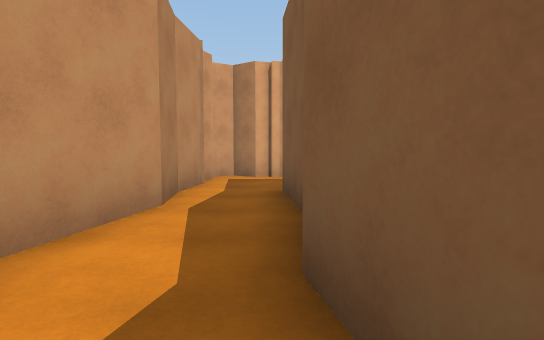
view 1 (above)

18 first-person views from a walk through a scene from a Unity 3-D project. The camera is 1.3 m above the floor, tilts 4° down and sees 80° across. The floor is counted in squares, 2 m on a side. Each view is taken from the middle of a square. On the plan, view 1 faces up. The plan holds only what a view shows up to about 10 squares ahead; the rest is blank. The player is left out. Surface patterns are stand-ins for the level's own textures.

view 2
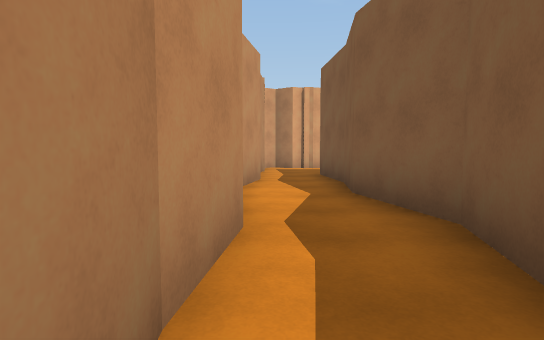

view 3
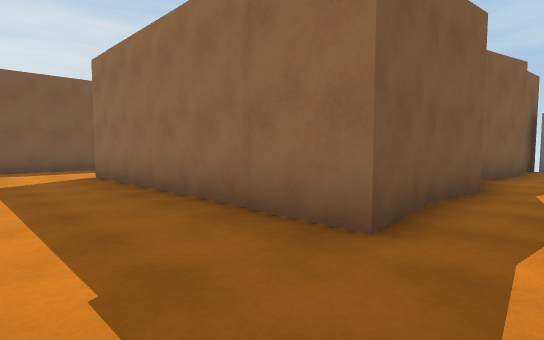

view 4
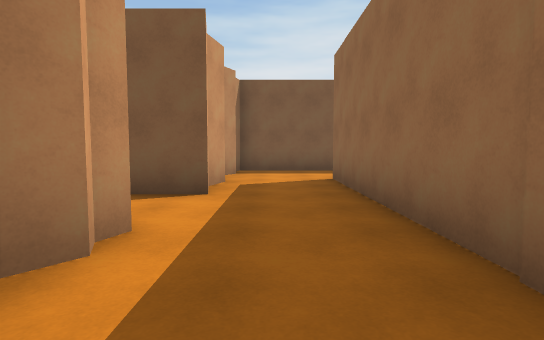

view 5
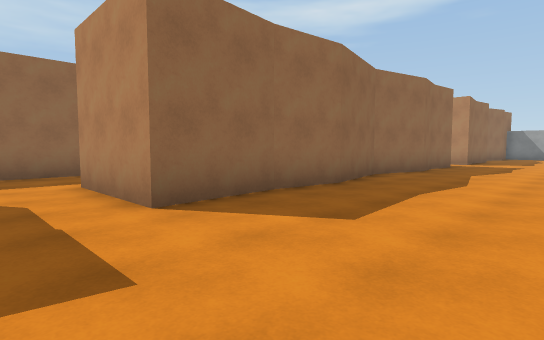

view 6
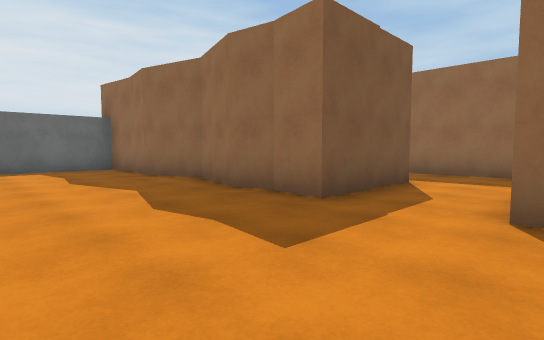

view 7
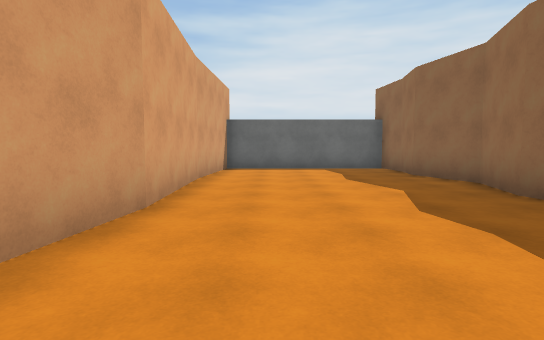

view 8
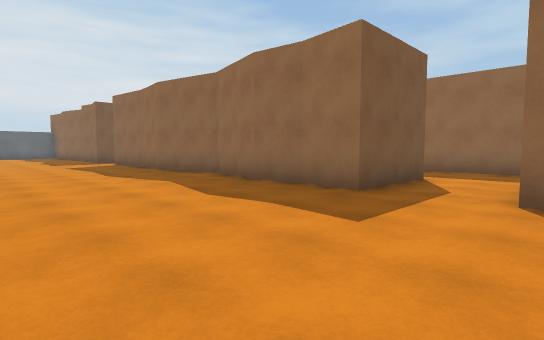

view 9
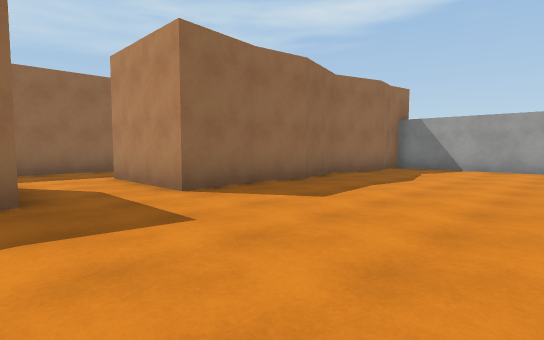

view 10
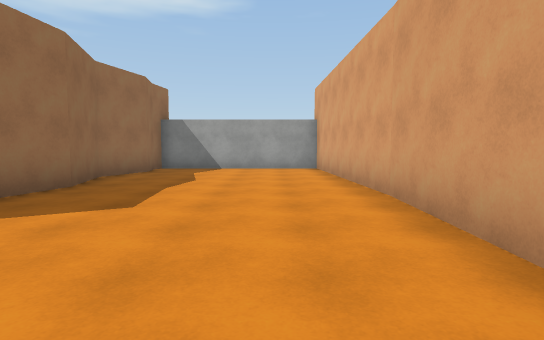

view 11
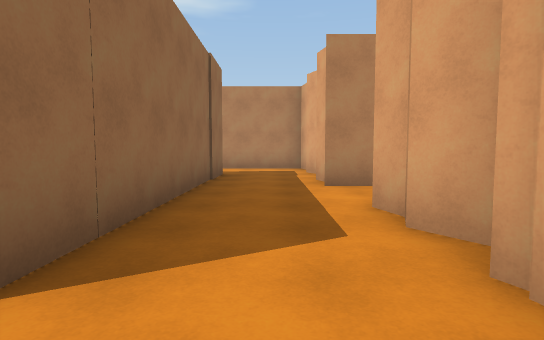

view 12
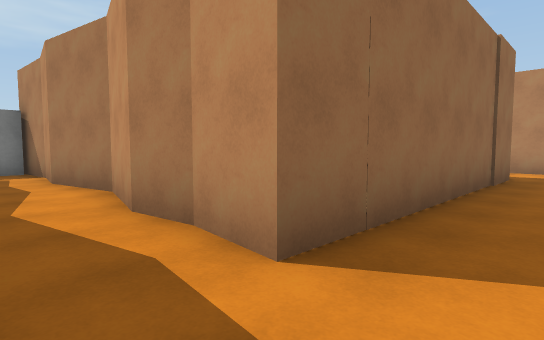

view 13
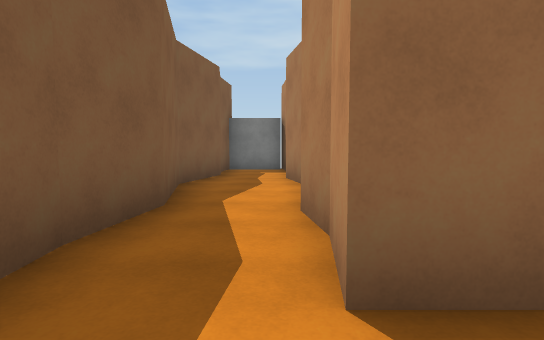

view 14
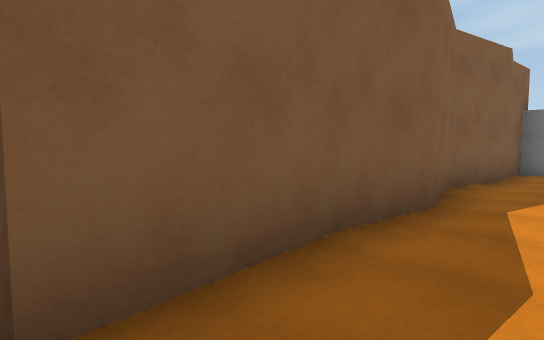

view 15
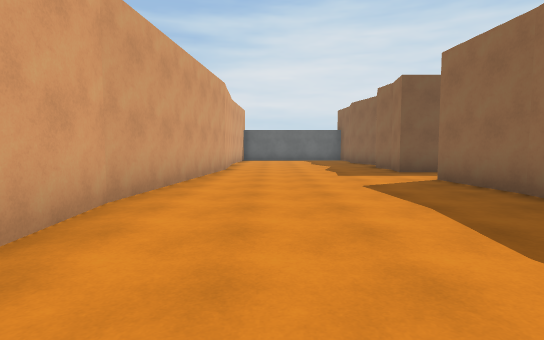

view 16
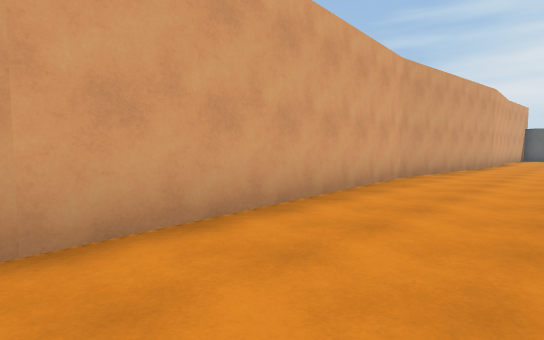

view 17
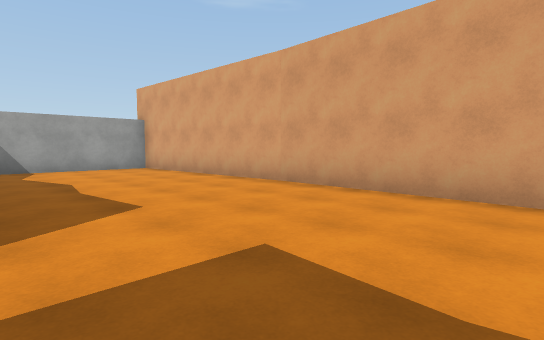

view 18
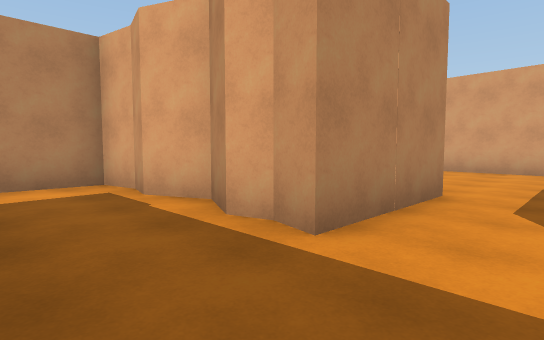

### Floor plan
Points are (right, up) in squares from view 1. A wall is a line through its corners. A room is listed if a view was taken in it or the views show most of it. See-through windows are left out.
Room 1 (views 1, 2, 4)
walls: (0.3, 2.9) (0.2, 4.8) (6.8, 4.8); (-1.4, 4.7) (-1.2, 3.6) (-1.6, 1.8); (6.1, 6.9) (5.4, 7.1) (4.5, 6.9) (4.5, 8.5); (-1.2, -0.4) (-1.4, -2); (0.1, -2.1) (0.6, -0.3) (0.2, 1.6) (0.3, 3); (-1.4, -1.8) (-1.3, -2.7); (0.1, -4.1) (0.3, -3)
ways out: opening at (-1, 6) to room 2; opening at (3.5, 9) to room 3; opening at (5.5, 5.5); gap at (0, -4)
objects: other object (0, 7) to (2, 8)
Room 2 (views 3, 11, 12, 13, 14, 18)
walls: (-5.4, 3.7) (-5.3, 2.7) (-5.7, 1) (-5.3, -0.9) (-5.5, -2.2); (-3.6, 3.8) (-3.8, 5.5); (-1.3, 5.4) (-1.4, 4.6); (-9.4, 8.5) (-9.4, 6.9) (-10, 7) (-10.5, 6.9) (-11.4, 7.3); (-11.9, 4.8) (-5.3, 4.8) (-5.4, 3.6); (-5.5, -2.1) (-5.3, -4); (-3.6, -2.7) (-3.8, -1.6) (-3.4, 0.3) (-3.8, 2.4) (-3.6, 3.9); (-5.4, -3.5) (-3.7, -3.5) (-3.6, -2.6)
ways out: opening at (-1, 6) to room 1; opening at (-8.5, 9) to room 3; opening at (-10.5, 5.5)
objects: other object (-7, 7) to (-5, 8); other object (-4, 6) to (-3, 8); other object (-2, 6) to (-1, 8)
Room 3 (views 5, 6, 7, 8, 9, 10, 15, 16, 17)
walls: (-0.1, 14.9) (-6.7, 14.4) (-17, 14.9); (0.4, 9.5) (2.5, 9.7) (2.5, 8.5); (-7.5, 8.5) (-7.5, 9.7) (-6.3, 9.5) (-5.2, 9.7) (-3.2, 9.2) (-1.1, 9.7) (0.5, 9.5); (4.5, 8.5) (4.5, 9.7) (5.4, 9.5) (6.3, 9.7) (7.9, 9.2) (9.6, 9.7) (10.9, 9.5) (12, 9.6) (12, 14.4) (8.7, 14.5); (-11.2, 9.5) (-9.4, 9.7) (-9.4, 8.5); (8.8, 14.5) (5.5, 14.4) (-0.3, 14.9); (-17, 14.4) (-17, 9.6) (-16.5, 9.5) (-15.6, 9.7) (-14.1, 9.2) (-12.3, 9.7) (-11.1, 9.5)
ways out: opening at (3.5, 9) to room 1; opening at (-8.5, 9) to room 2

Positions as (right, up) in squares from view 1, and headings:
1: (0, 0), facing up
2: (-1, -3), facing up
3: (-1, 7), facing down-right
4: (0, 6), facing right
5: (4, 13), facing down-left
6: (2, 13), facing down-right
7: (2, 13), facing right
8: (-10, 14), facing down-right
9: (-7, 14), facing down-left
10: (-7, 13), facing left
11: (-4, 6), facing left
12: (-4, 6), facing down-left
13: (-5, 6), facing down
14: (-5, 6), facing down-right
15: (-4, 13), facing right
16: (-7, 12), facing up-right
17: (-7, 10), facing up-left
18: (-8, 5), facing up-left
